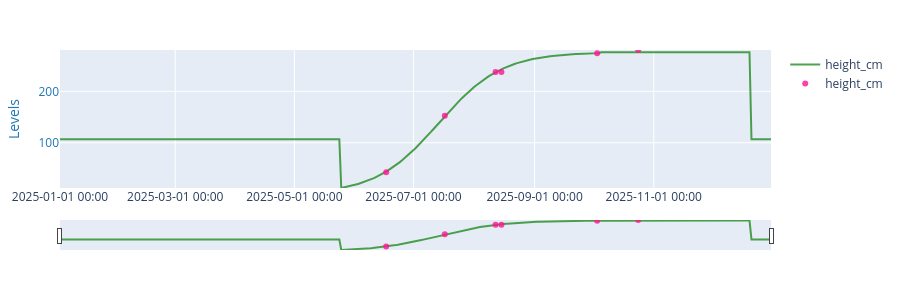

Here is the notebook cell this chart was saved with:
### Markdown cell above
Once the growth curve fits the data points pretty well, fill out the rest of the  
year of data.
- fall_cut_date: Date when crop is cut back to stubble
- cut_height: stubble height in cm both before growth and after cut date
- max_height parameter is pulled from above

### Code cell
fall_cut_date = '2025-12-21'
cut_height = 107

year = growth_curve.index.year[0]
full_calendar = pd.date_range(
    start=pd.to_datetime(f'{year}-01-01'), 
    end= pd.to_datetime(f'{year}-12-31'), 
    freq="D")
daily_height = growth_curve.reindex(full_calendar)
mask = (daily_height.index>pd.to_datetime(growth_end_date)) & (
    daily_height.index<pd.to_datetime(fall_cut_date))
daily_height.loc[mask, 'height_cm'] = max_height
daily_height['height_cm'] = daily_height['height_cm'].fillna(cut_height)

ed_plot.plotlystuff([daily_height, field_height],
                    ['height_cm','height_cm'],
                    ['lines', 'markers'],
                    plot_height = 300)

### Figure 1 — Plotly figure (JSON) as saved in the notebook; plotly's stock layout.template omitted (floating-point values rounded to 4 significant figures; data arrays with more than 128 entries replaced by an {"elided": "..."} marker saying what was removed)
{"data": [{"line": {"color": "#228B22"}, "mode": "lines", "name": "height_cm", "opacity": 0.8, "type": "scatter", "x": {"elided": "365 str values"}, "y": {"elided": "365 float values"}, "yaxis": "y"}, {"line": {"color": "#FF1493"}, "mode": "markers", "name": "height_cm", "opacity": 0.8, "type": "scatter", "x": ["2025-06-17T00:00:00", "2025-07-17T00:00:00", "2025-08-12T00:00:00", "2025-08-15T00:00:00", "2025-10-03T00:00:00", "2025-10-24T00:00:00"], "y": [42.7, 152.4, 237.7, 237.7, 274.3, 280.4], "yaxis": "y"}], "layout": {"height": 300, "margin": {"b": 50, "l": 60, "r": 60, "t": 50}, "title": {"text": ""}, "xaxis": {"rangeslider": {"visible": true}, "tickformat": "%Y-%m-%d %H:%M", "type": "date"}, "yaxis": {"range": [12, 280.4], "tickfont": {"color": "#1f77b4"}, "title": {"font": {"color": "#1f77b4"}, "text": "Levels"}}}}
